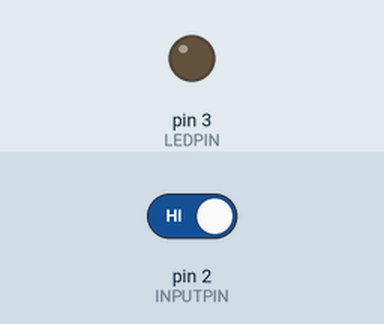
Recording of a sketch running on a simulated Arduino Uno, built with avr-gcc and run on an emulated ATmega328P. On the bench: output pins drawn as LEDs (lit = HIGH). The test bench sets the inputs (shaded band); at power-on: pin 2 (INPUTPIN) HIGH.

Above: at 1.2 s.
1.3 s: pin 2 (INPUTPIN) driven LOW
At 1.8 s:
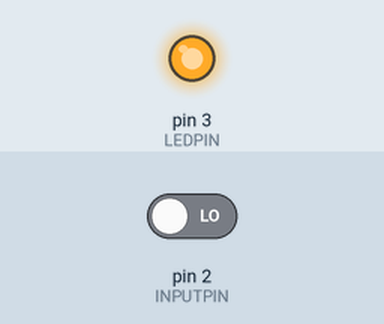
2.8 s: pin 2 (INPUTPIN) driven HIGH
At 4.2 s:
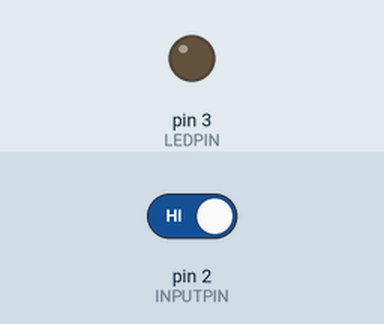
Timing chart, 0 to 5.8 s (numbered marks = the images above; inputs shaded):
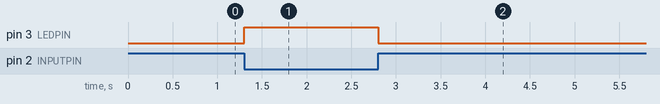

The sketch:

s004_Taster.ino
```cpp
/*
 *   Taster
 *   Taster schaltet LED ein.
 *   Externer Pullup-Widerstand von 10k benoetigt.
 *
 *   2015-11-05   Daniel LeMath    erzeugt
 *
 **********************************************************************/

const byte LEDPIN   = 3;
const byte INPUTPIN = 2;

void setup ()
{
    pinMode (LEDPIN, OUTPUT);
    pinMode (INPUTPIN, INPUT);
}

void loop ()
{
    byte wert = digitalRead (INPUTPIN);
    if (wert == LOW)
    {
        digitalWrite (LEDPIN, HIGH);
    }
    else
    {
        digitalWrite (LEDPIN, LOW);
    }
}
```

Measured:
- after the input at 1.3 s, pin 3 (LEDPIN): LOW → HIGH at once
- after the input at 2.8 s, pin 3 (LEDPIN): HIGH → LOW at once
